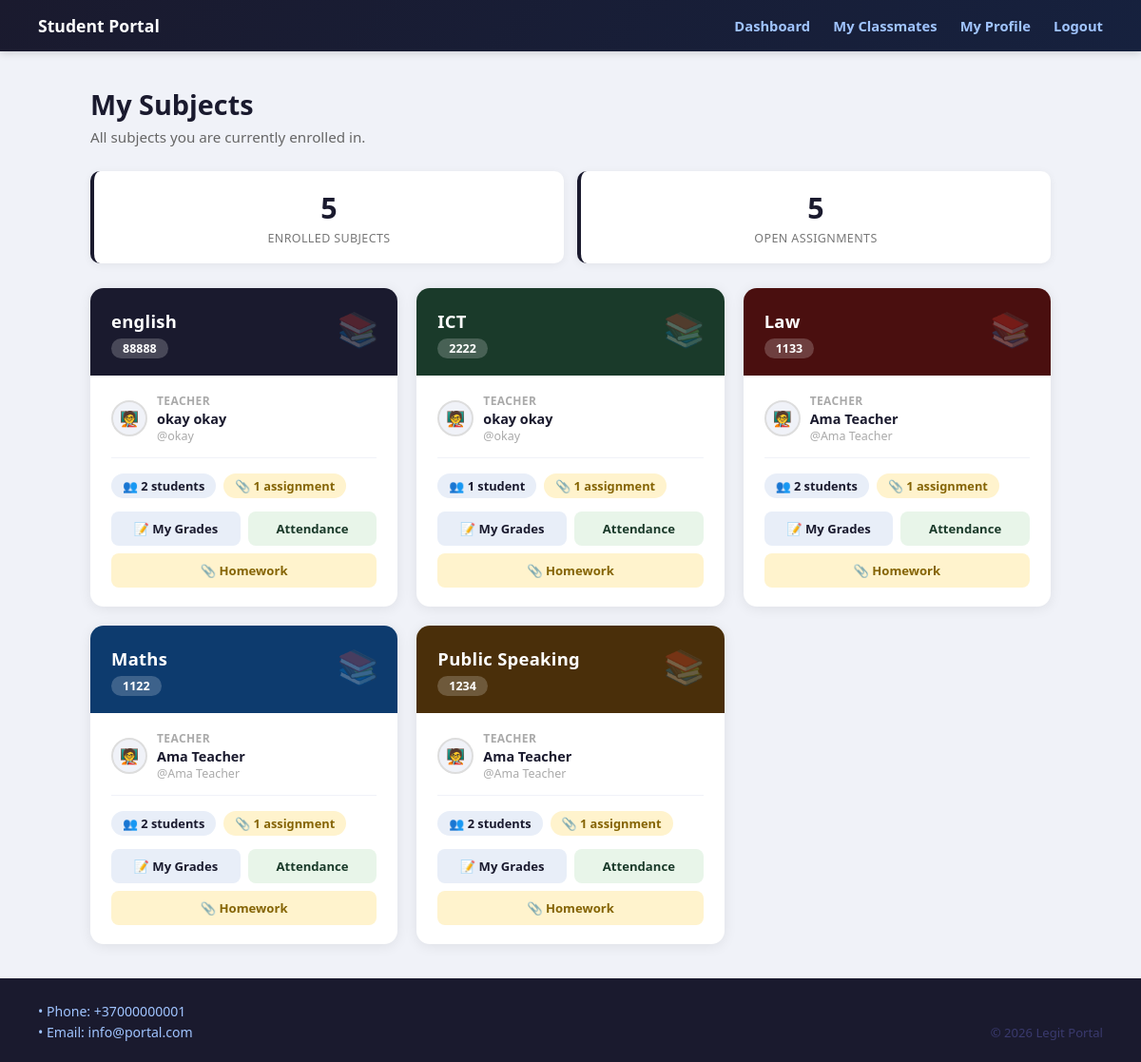
The page /subjects_student.php (signed in) on the database its author committed.
### tables this page shows
CREATE TABLE `subjects` (
  `id` int(11) NOT NULL,
  `subject_name` varchar(100) NOT NULL,
  `subject_code` varchar(20) DEFAULT NULL,
  `teacher_id` int(11) NOT NULL,
  `created_at` timestamp NOT NULL DEFAULT current_timestamp()
);

CREATE TABLE `users` (
  `id` int(11) NOT NULL COMMENT 'Unique ID for each user',
  `username` varchar(50) NOT NULL COMMENT 'User''s login name',
  `password` varchar(255) NOT NULL COMMENT 'User''s password',
  `name` varchar(100) DEFAULT NULL COMMENT 'User''s first name',
  `surname` varchar(100) DEFAULT NULL COMMENT 'User''s last name',
  `birth_year` year(4) DEFAULT NULL COMMENT 'User''s year of birth',
  `description` text DEFAULT NULL COMMENT 'A long text about the user',
  `photo` varchar(255) DEFAULT NULL COMMENT 'The file path of the user''s photo',
  `role` enum('student','teacher') NOT NULL DEFAULT 'student'
);

### subjects_student.php (the view, shortened to what this page needs)
<?php
require_once 'config.php';
$student_id = (int)$_SESSION["user_id"];
$stmt = $conn->prepare(
    "SELECT s.id, s.subject_name, s.subject_code, s.created_at,
            u.username AS teacher_username,
            u.name AS teacher_name,
            u.surname AS teacher_surname,
            u.photo AS teacher_photo,
            (SELECT COUNT(*) FROM enrollments e2 WHERE e2.subject_id = s.id) AS student_count
     FROM enrollments e
     JOIN subjects s ON s.id = e.subject_id
     JOIN users u ON u.id = s.teacher_id
     WHERE e.student_id = ?
     ORDER BY s.subject_name ASC"
);
$stmt->bind_param("i", $student_id);
$stmt->execute();
$result = $stmt->get_result();
$subjects = [];
while ($row = $result->fetch_assoc()) $subjects[] = $row;
$hw_counts = [];
foreach ($subjects as $s) {
    $sid = (int)$s['id'];
    $stmt = $conn->prepare(
        "SELECT COUNT(*) AS cnt FROM homework
         WHERE subject_id = ? AND (due_date IS NULL OR due_date >= CURDATE())"
    );
    $stmt->bind_param("i", $sid);
    $stmt->execute();
    $hw_counts[$sid] = (int)$stmt->get_result()->fetch_assoc()['cnt'];
}
$colours = [
    ['bg' => '#1a1a2e', 'light' => '#e8eef8'],
    ['bg' => '#1a3a2a', 'light' => '#e8f5e9'],
    ['bg' => '#4a0f0f', 'light' => '#fce8e8'],
    ['bg' => '#0d3b6e', 'light' => '#e3f0ff'],
    ['bg' => '#4a2f0a', 'light' => '#fff3e0'],
    ['bg' => '#2d0a4a', 'light' => '#f3e8ff'],
];
?>
<!DOCTYPE html>
<html lang="en">
<head>
</head>
<body>
<div class="navbar">
    <div class="logo">Student Portal</div>
    <div class="nav-links">
        <a href="student_dashboard.php">Dashboard</a>
        <a href="classmates_student.php">My Classmates</a>
        <a href="user_profile.php">My Profile</a>
        <a href="user_logout.php">Logout</a>
    </div>
</div>
<div class="container">
    <div class="page-title">
        <h1>My Subjects</h1>
        <p>All subjects you are currently enrolled in.</p>
    </div>
    <div class="stats-bar">
        <div class="stat">
            <div class="num"><?php echo count($subjects); ?></div>
            <div class="lbl">Enrolled Subjects</div>
        </div>
        <div class="stat">
            <div class="num"><?php echo array_sum($hw_counts); ?></div>
            <div class="lbl">Open Assignments</div>
        </div>
    </div>
    <?php if (count($subjects) === 0): ?>
        <div class="empty-state">
            <div class="icon">📭</div>
            <p>You are not enrolled in any subjects yet.</p>
            <p style="margin-top:8px;font-size:0.88rem;">Contact the admin to get enrolled in subjects.</p>
        </div>
    <?php else: ?>
    <div class="subjects-grid">
        <?php foreach ($subjects as $i => $s):
            $colour  = $colours[$i % count($colours)];
            $sid     = (int)$s['id'];
            $t_full  = trim(($s['teacher_name'] ?? '') . ' ' . ($s['teacher_surname'] ?? ''));
            $t_label = $t_full ?: $s['teacher_username'];
            $t_photo = $s['teacher_photo'] ?? '';
            $t_abs   = __DIR__ . '/' . $t_photo;
            $hw_cnt  = $hw_counts[$sid] ?? 0;
        ?>
        <div class="subject-card">
            <div class="card-band" style="background:<?php echo $colour['bg']; ?>;">
                <div class="sub-icon">📚</div>
                <div class="sub-name"><?php echo htmlspecialchars($s['subject_name']); ?></div>
                <?php if (!empty($s['subject_code'])): ?>
                    <span class="sub-code"><?php echo htmlspecialchars($s['subject_code']); ?></span>
                <?php endif; ?>
            </div>
            <div class="card-body">
                <div class="teacher-row">
                    <?php if (!empty($t_photo) && file_exists($t_abs)): ?>
                        <img src="<?php echo htmlspecialchars($t_photo); ?>?t=<?php echo time(); ?>" class="t-avatar" alt="">
                    <?php else: ?>
                        <div class="t-placeholder">🧑‍🏫</div>
                    <?php endif; ?>
                    <div>
                        <div class="t-label">Teacher</div>
                        <div class="t-name"><?php echo htmlspecialchars($t_label); ?></div>
                        <div class="t-user">@<?php echo htmlspecialchars($s['teacher_username']); ?></div>
                    </div>
                </div>
                <div class="info-chips">
                    <span class="chip chip-students">
                        👥 <?php echo (int)$s['student_count']; ?> student<?php echo $s['student_count'] != 1 ? 's' : ''; ?>
                    </span>
                    <?php if ($hw_cnt > 0): ?>
                        <span class="chip chip-hw">📎 <?php echo $hw_cnt; ?> assignment<?php echo $hw_cnt != 1 ? 's' : ''; ?></span>
                    <?php else: ?>
                        <span class="chip chip-hw-none">📎 No open tasks</span>
                    <?php endif; ?>
                </div>
                <div class="card-actions">
                    <a href="grades_student.php?subject_id=<?php echo $sid; ?>" class="act-btn btn-grades">📝 My Grades</a>
                    <a href="attendance_student.php?subject_id=<?php echo $sid; ?>" class="act-btn btn-attendance"> Attendance</a>
                    <a href="homework_student.php?subject_id=<?php echo $sid; ?>" class="act-btn btn-homework">📎 Homework</a>
                </div>
            </div>
        </div>
        <?php endforeach; ?>
    </div>
    <?php endif; ?>
</div>
<div class="footer">
    <div>
        <p>• Phone: +37000000001</p>
        <p>• Email: info@portal.com</p>
    </div>
    <div style="align-self:flex-end;color:#3a3a6e;font-size:0.82rem;">&copy; 2026 Legit Portal</div>
</div>
</body>
</html>

### subjects_student.php (style rules this page uses)
* { box-sizing: border-box; margin: 0; padding: 0; }
body { font-family: 'Segoe UI', Arial, sans-serif; background: #f0f2f8; min-height: 100vh; display: flex; flex-direction: column; }
.navbar { background: linear-gradient(135deg,#1a1a2e,#16213e); padding: 15px 40px; display: flex; justify-content: space-between; align-items: center; box-shadow: 0 2px 8px rgba(0,0,0,0.15); }
.navbar .logo { color: white; font-size: 1.1rem; font-weight: 700; }
.navbar .nav-links a { color: #a0c4ff; text-decoration: none; margin-left: 20px; font-weight: 600; font-size: 0.92rem; }
.container { max-width: 1050px; margin: 36px auto; padding: 0 20px; flex: 1; width: 100%; }
.page-title { margin-bottom: 26px; }
.page-title h1 { font-size: 1.8rem; color: #1a1a2e; font-weight: 800; }
.page-title p { color: #666; margin-top: 5px; font-size: 0.95rem; }
.stats-bar { display: flex; gap: 14px; margin-bottom: 26px; flex-wrap: wrap; }
.stat { background: white; border-radius: 10px; padding: 18px 22px; flex: 1; min-width: 120px; text-align: center; box-shadow: 0 2px 10px rgba(0,0,0,0.06); border-left: 4px solid #1a1a2e; }
.stat .num { font-size: 1.9rem; font-weight: 800; color: #1a1a2e; }
.stat .lbl { font-size: 0.78rem; color: #777; margin-top: 3px; text-transform: uppercase; letter-spacing: 0.4px; }
.subjects-grid { display: grid; grid-template-columns: repeat(auto-fill, minmax(300px, 1fr)); gap: 20px; }
.subject-card { background: white; border-radius: 14px; overflow: hidden; box-shadow: 0 2px 14px rgba(0,0,0,0.08); transition: transform 0.2s, box-shadow 0.2s; }
.card-band { padding: 22px 22px 18px; color: white; position: relative; }
.card-band .sub-name { font-size: 1.15rem; font-weight: 800; letter-spacing: 0.3px; }
.card-band .sub-code { display: inline-block; background: rgba(255,255,255,0.2); padding: 2px 12px; border-radius: 20px; font-size: 0.78rem; font-weight: 700; margin-top: 6px; }
.card-band .sub-icon { position: absolute; right: 20px; top: 18px; font-size: 2.2rem; opacity: 0.25; }
.card-body { padding: 18px 22px 20px; }
.teacher-row { display: flex; align-items: center; gap: 10px; margin-bottom: 16px; padding-bottom: 14px; border-bottom: 1px solid #f0f2f8; }
.t-placeholder { width: 38px; height: 38px; border-radius: 50%; background: #f0f2f8; display: flex; align-items: center; justify-content: center; font-size: 1rem; border: 2px solid #ddd; flex-shrink: 0; }
.t-label { font-size: 0.75rem; color: #aaa; text-transform: uppercase; letter-spacing: 0.4px; font-weight: 700; }
.t-name { font-size: 0.9rem; font-weight: 700; color: #1a1a2e; margin-top: 1px; }
.t-user { font-size: 0.78rem; color: #aaa; }
.info-chips { display: flex; gap: 8px; flex-wrap: wrap; margin-bottom: 14px; }
.chip { display: inline-flex; align-items: center; gap: 5px; padding: 4px 12px; border-radius: 20px; font-size: 0.8rem; font-weight: 700; }
.chip-students { background: #e8eef8; color: #1a1a2e; }
.chip-hw { background: #fff3cd; color: #856404; }
.card-actions { display: flex; gap: 8px; flex-wrap: wrap; }
.act-btn { flex: 1; text-align: center; padding: 9px 12px; border-radius: 8px; text-decoration: none; font-size: 0.82rem; font-weight: 700; transition: opacity 0.15s; }
.btn-grades { background: #e8eef8; color: #1a1a2e; }
.btn-attendance { background: #e8f5e9; color: #1a3a2a; }
.btn-homework { background: #fff3cd; color: #856404; }
.footer { background: #1a1a2e; color: #a0c4ff; padding: 22px 40px; font-size: 0.88rem; display: flex; justify-content: space-between; flex-wrap: wrap; gap: 8px; }
.footer p { margin-top: 3px; }

### rows shown on the page
subjects: subject_name "english", subject_code "88888", teacher.surname "okay okay", teacher.username "okay", student_count "2", id "1"
subjects: subject_name "ICT", subject_code "2222", teacher.surname "okay okay", teacher.username "okay", student_count "1", id "1"
subjects: subject_name "Law", subject_code "1133", teacher.username "Ama Teacher", student_count "2", id "1"
subjects: subject_name "Maths", subject_code "1122", teacher.username "Ama Teacher", student_count "2", id "1"
subjects: subject_name "Public Speaking", subject_code "1234", teacher.username "Ama Teacher", student_count "2", id "1"

### other values the page prints
count($subjects) "5"
array_sum($hw_counts) "5"
